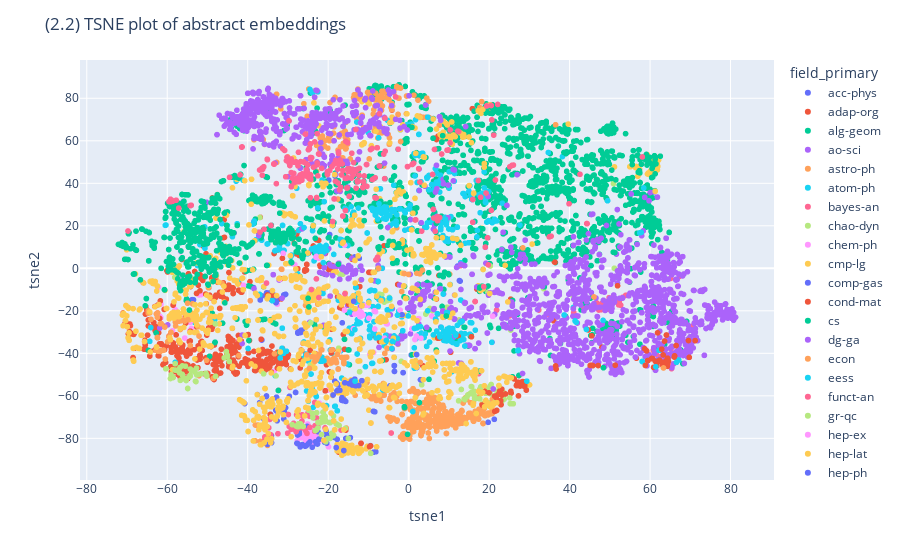

The cell this chart's notebook holds for it:
### Code cell
### sentence encoder to embed every abstract, take averages and plot per primary category

from sentence_transformers import SentenceTransformer
model = SentenceTransformer('all-mpnet-base-v2')

## DEV: alternative make scibert into a sentence encoder
# from transformers import AutoTokenizer, AutoModel
# tokenizer = AutoTokenizer.from_pretrained("allenai/scibert_scivocab_uncased")
# model = AutoModel.from_pretrained("allenai/scibert_scivocab_uncased")
# model = SentenceTransformer(model)

#embed every abstract
abstracts = subset['abstract']
abstract_embeddings = model.encode(abstracts, batch_size=32, show_progress_bar=True)
cats = subset['categories']
cats_primary = [cat.split(" ")[0] for cat in cats]
field_primary = [cat.split(".")[0] for cat in cats_primary]

# plot TSNE of the embeddings
from sklearn.manifold import TSNE
import plotly.express as px
tsne = TSNE(n_components=2, random_state=0)
abstracts_tsne = tsne.fit_transform(abstract_embeddings)
abstracts_tsne_df = pd.DataFrame(abstracts_tsne, columns=['tsne1', 'tsne2'])
abstracts_tsne_df['field_primary'] = field_primary
fig = px.scatter(abstracts_tsne_df, x="tsne1", y="tsne2", color="field_primary")
fig.update_layout(title_text='(2.2) TSNE plot of abstract embeddings')
fig.show()

### Figure 1 — Plotly figure (JSON) as saved in the notebook; plotly's stock layout.template omitted (floating-point values rounded to 4 significant figures; data arrays with more than 128 entries replaced by an {"elided": "..."} marker saying what was removed)
{"data": [{"hovertemplate": "field_primary=acc-phys<br>tsne1=%{x}<br>tsne2=%{y}<extra></extra>", "legendgroup": "acc-phys", "marker": {"color": "#636efa", "symbol": "circle"}, "mode": "markers", "name": "acc-phys", "showlegend": true, "type": "scattergl", "x": [6.768, 2.047, -32.83, -32.93, -35.33, -37.04, -29.64, -32.13, -30.59, -31.79, -27.51, -27.48, -26.96, -35.35, -28.09, 12.65, -34.76, -1.384, -28.1, -26.81, -18.37, -17.94, 12.8, 12.62, -3.518, -3.533, -32.11, -34.3, -32.85, -26.72, -26.46, -26.43, -32.08, -30.96, -33.02, -17.62, -31.02, -1.378, -16.5, -35.98, -37.59, -30.88, -17.44, -34.58, -27.51, -27.54], "xaxis": "x", "y": [-24.17, -46.72, -60.65, -60.88, -60.07, -63.22, -60.22, -67.09, -65.61, -67.27, -30.0, -29.94, -30.21, -60.33, -58.41, -5.818, -63.28, -49.09, -58.42, -30.18, -53.08, -54.0, -6.023, -5.771, -48.51, -48.51, -67.26, -68.71, -67.11, -29.09, -29.28, -29.1, -67.24, -67.35, -66.76, -54.89, -70.87, -49.08, -25.64, -70.92, -59.41, -67.38, -54.87, -63.22, -30.5, -30.49], "yaxis": "y"}, {"hovertemplate": "field_primary=adap-org<br>tsne1=%{x}<br>tsne2=%{y}<extra></extra>", "legendgroup": "adap-org", "marker": {"color": "#EF553B", "symbol": "circle"}, "mode": "markers", "name": "adap-org", "showlegend": true, "type": "scattergl", "x": [33.26, -22.87, -22.42, -51.03, -20.68, -29.89, -27.94, -27.77, -21.97, -25.4, -22.36, -28.12, -20.69, -46.02, -22.99, -45.77, -19.49, -22.13, -17.67, -46.15, -45.87, -4.146, -18.92, -24.89, 0.2964, -46.02, -23.69, -36.88, -28.88, -1.233, -25.82, -16.65, -29.01, -18.0, 12.56, -6.142, -18.87, -18.86, -25.47, -19.85, -48.79, -12.64, 15.84, 25.37, -25.83, -27.74, 0.7941, -31.17, 0.9327, -41.46], "xaxis": "x", "y": [18.69, 13.37, 9.946, 18.15, 7.041, 16.89, 6.785, 7.071, 9.391, -0.8047, 13.15, -3.471, 6.998, 14.39, 13.57, 14.56, -13.09, 9.225, -13.41, 22.84, 22.85, 74.42, 1.322, 7.181, 68.13, 22.99, 10.52, 24.0, 14.34, 11.57, -0.7092, -2.618, 14.99, 70.62, 12.01, 10.59, -0.5202, -38.39, -0.9078, -0.6042, 33.11, -55.38, 75.13, -14.52, -1.33, 16.85, 66.91, 7.095, 66.7, -10.5], "yaxis": "y"}, {"hovertemplate": "field_primary=alg-geom<br>tsne1=%{x}<br>tsne2=%{y}<extra></extra>", "legendgroup": "alg-geom", "marker": {"color": "#00cc96", "symbol": "circle"}, "mode": "markers", "name": "alg-geom", "showlegend": true, "type": "scattergl", "x": [45.27, 51.59, 38.66, 45.45, 55.89, 37.72, 53.97, 49.39, 60.74, 45.73, 48.0, 69.1, 65.37, 46.82, 50.56, 48.96, 48.99, 63.66, 53.77, 65.56, 60.8, 55.86, 49.46, 49.86, 49.05, 45.64, 48.49, 48.49, 48.03, 57.47, 53.88, 49.88, 54.48, 49.95, 51.29, 53.63, 48.1, 35.26, 52.06, 64.28, 35.1, 51.59, 25.81, 45.53, 19.75, 50.71, 60.82, 52.22, 52.48, 49.05], "xaxis": "x", "y": [-31.63, -29.2, -38.58, -31.61, -27.63, -35.42, -31.49, -27.89, -27.33, -28.27, -30.3, -24.97, -20.17, -29.68, -28.02, -25.83, -25.91, -25.61, -31.13, -24.5, -22.68, -32.05, -34.74, -33.31, -29.84, -31.3, -27.61, -37.25, -29.85, -35.71, -31.08, -32.91, -34.8, -27.58, -32.27, -31.28, -27.73, -40.99, -25.75, -25.41, -33.08, -26.03, -51.06, -34.96, -8.332, -29.45, -17.76, -4.801, -27.2, -25.97], "yaxis": "y"}, {"hovertemplate": "field_primary=ao-sci<br>tsne1=%{x}<br>tsne2=%{y}<extra></extra>", "legendgroup": "ao-sci", "marker": {"color": "#ab63fa", "symbol": "circle"}, "mode": "markers", "name": "ao-sci", "showlegend": true, "type": "scattergl", "x": [-21.63, -21.57, -17.28, -21.38, -22.39, -22.37, -22.43, -24.6, -19.53, -29.0, -15.15, -21.48, -36.69], "xaxis": "x", "y": [-11.12, -10.79, -13.22, -10.62, -16.6, -9.842, -11.67, -12.87, -13.11, 2.445, -17.41, -10.57, -4.729], "yaxis": "y"}, {"hovertemplate": "field_primary=astro-ph<br>tsne1=%{x}<br>tsne2=%{y}<extra></extra>", "legendgroup": "astro-ph", "marker": {"color": "#FFA15A", "symbol": "circle"}, "mode": "markers", "name": "astro-ph", "showlegend": true, "type": "scattergl", "x": {"elided": "350 float values"}, "xaxis": "x", "y": {"elided": "350 float values"}, "yaxis": "y"}, {"hovertemplate": "field_primary=atom-ph<br>tsne1=%{x}<br>tsne2=%{y}<extra></extra>", "legendgroup": "atom-ph", "marker": {"color": "#19d3f3", "symbol": "circle"}, "mode": "markers", "name": "atom-ph", "showlegend": true, "type": "scattergl", "x": [-18.38, -54.53, -20.66, -23.73, -21.95, -20.4, -19.48, -21.48, -24.9, -24.99, -10.74, -48.23, -9.164, -8.965, -16.89, -23.28, -23.93, -23.93, -25.68, 38.23, -24.93, -26.46, -23.19, -22.45, -20.36, -5.724, -17.77, -16.64, -23.44, -53.19, -19.12, -25.29, 1.427, 1.025, -25.57, -24.35, -25.34, -24.26, -21.51, -17.71, -25.37, -22.93, -18.23, 2.25, -24.85, -21.82, -26.57, -33.14, -23.35, -33.13], "xaxis": "x", "y": [-64.94, -24.21, -66.02, -65.43, -43.75, -64.6, -38.42, -43.7, -40.88, -43.59, -46.29, -24.32, -44.76, -44.69, -38.85, -43.63, -56.84, -56.97, -41.69, 52.58, -62.57, -42.59, -59.46, -42.6, -44.78, -34.72, -67.03, -51.65, -26.23, -25.45, -39.97, -42.2, -47.04, -67.37, -40.33, -49.74, -31.42, -49.75, -41.89, -67.04, -57.72, -60.34, -64.88, -44.93, -42.91, -42.79, -42.59, -50.58, -43.74, -40.99], "yaxis": "y"}, {"hovertemplate": "field_primary=bayes-an<br>tsne1=%{x}<br>tsne2=%{y}<extra></extra>", "legendgroup": "bayes-an", "marker": {"color": "#FF6692", "symbol": "circle"}, "mode": "markers", "name": "bayes-an", "showlegend": true, "type": "scattergl", "x": [-25.54, -24.92, -24.66, 17.41, -27.55, -15.83, -24.4, -24.77, -32.88, -24.68, -20.73], "xaxis": "x", "y": [50.8, 55.75, 56.25, -49.57, 42.45, 43.97, 52.14, 56.09, 39.85, 56.7, 43.93], "yaxis": "y"}, {"hovertemplate": "field_primary=chao-dyn<br>tsne1=%{x}<br>tsne2=%{y}<extra></extra>", "legendgroup": "chao-dyn", "marker": {"color": "#B6E880", "symbol": "circle"}, "mode": "markers", "name": "chao-dyn", "showlegend": true, "type": "scattergl", "x": [-40.37, 33.55, 5.321, 5.255, 5.911, -7.501, -17.07, -12.74, -7.288, 51.11, 12.55, -15.58, -4.817, -14.54, -12.95, 18.03, 9.539, -14.12, -4.659, -8.858, 4.253, -7.271, 4.412, -5.361, -24.47, 4.523, 4.427, -16.36, 40.87, -6.063, 50.91, 25.36, 0.8904, 6.855, -7.541, 9.636, -58.13, 8.306, 7.145, 12.73, 10.56, -48.12, -6.663, -9.653, 7.3, -4.83, -3.572, 8.665, -20.79, -36.96], "xaxis": "x", "y": [-31.63, -9.566, -19.05, -18.89, -19.89, -13.69, -2.833, -8.766, -12.37, 0.02088, -24.26, -14.32, -13.72, -19.96, 4.771, -23.19, -18.32, 5.245, -14.88, -18.0, -21.54, -12.17, -20.99, -15.24, -45.51, -20.72, -20.91, -2.767, -12.87, -15.91, 39.84, -29.07, -15.27, -24.55, -18.14, -18.35, -4.237, 38.89, -21.52, -25.91, -22.5, 15.91, -12.39, -40.56, -21.67, -14.34, -27.67, -21.62, 9.226, 23.91], "yaxis": "y"}, {"hovertemplate": "field_primary=chem-ph<br>tsne1=%{x}<br>tsne2=%{y}<extra></extra>", "legendgroup": "chem-ph", "marker": {"color": "#FF97FF", "symbol": "circle"}, "mode": "markers", "name": "chem-ph", "showlegend": true, "type": "scattergl", "x": [-32.66, -61.58, -22.22, -54.64, -53.61, -51.89, -61.87, -58.71, -55.65, -51.92, -52.0, -58.44, -61.9, -28.61, -58.14, -51.62, -55.52, 5.756, -54.0, -52.07, -17.31, -54.38, -58.47, -56.68, -54.15, -33.46, -58.16, -8.734, -62.17, -56.92, -36.6, 22.47, -55.98, -54.86, -20.08, -47.7, -62.39, -49.37, -49.3, -57.94, -49.44, -52.1, -61.59, -61.69, -56.72, -53.45, -42.28, -56.27, -56.62, -54.32], "xaxis": "x", "y": [-16.89, -16.83, -63.4, -22.64, -23.88, -12.03, -22.56, -29.39, -32.82, -12.12, -12.04, -16.85, -22.54, 40.62, -19.78, -12.4, -21.85, -22.45, -28.33, -12.07, -38.99, -29.39, -17.42, 7.902, -21.27, -48.56, -21.29, -39.58, -8.838, -9.212, -33.85, -11.59, -6.052, -15.7, -57.33, -12.81, -20.89, -23.03, -23.05, -19.58, -24.5, -12.53, -23.23, -23.17, -28.54, -17.01, -34.19, -4.339, -9.201, -25.44], "yaxis": "y"}, {"hovertemplate": "field_primary=cmp-lg<br>tsne1=%{x}<br>tsne2=%{y}<extra></extra>", "legendgroup": "cmp-lg", "marker": {"color": "#FECB52", "symbol": "circle"}, "mode": "markers", "name": "cmp-lg", "showlegend": true, "type": "scattergl", "x": [61.19, -4.406, 61.23, 60.79, 56.95, -8.009, 60.83, 60.91, 59.36, 59.64, 60.93, 62.43, 56.59, -2.82, 60.27, 61.5, 61.67, 61.13, 59.29, 60.9, 56.66, 54.96, 18.2, 55.19, 56.91, 56.65, 62.1, -7.747, 60.89, 60.2, 61.82, 57.4, 61.02, 61.78, 57.23, 61.93, 61.73, -3.42, 59.57, 59.13, 60.11, 51.15, -3.469, 61.27, 59.92, -4.663, 56.38, 28.97, -7.216, 55.13], "xaxis": "x", "y": [46.46, 12.42, 46.53, 45.03, 43.33, 22.17, 45.18, 47.16, 44.38, 44.33, 44.9, 52.66, 47.92, 34.46, 46.01, 49.76, 49.52, 50.04, 53.54, 50.07, 47.69, 47.81, 18.84, 47.97, 47.05, 47.49, 50.95, 32.63, 51.96, 51.03, 46.29, 46.61, 48.1, 49.01, 44.16, 47.97, 47.85, 32.51, 44.86, 53.4, 45.82, 47.71, 32.46, 47.97, 50.97, 29.41, 47.42, 59.83, 32.78, 47.82], "yaxis": "y"}, {"hovertemplate": "field_primary=comp-gas<br>tsne1=%{x}<br>tsne2=%{y}<extra></extra>", "legendgroup": "comp-gas", "marker": {"color": "#636efa", "symbol": "circle"}, "mode": "markers", "name": "comp-gas", "showlegend": true, "type": "scattergl", "x": [-12.89, -13.45, -24.01, -35.67, -53.9, -34.39, -36.57, -33.03, -34.93, 12.16, -36.89, -34.29, -12.27, -19.64, -34.63, -4.656, -9.899, -24.21, -34.29, -34.65, -20.77, -38.56, -38.55, -32.96, -53.8, -33.96, -30.58, -34.23, -32.43, -30.75, -34.17, -53.47, -34.88, -50.67, -35.68, -34.16, -34.56, -34.41, -19.85, -19.85, -32.46, -33.06, -33.69, 12.15, -36.48, -31.04, -35.31, -37.35, -36.87, -18.3], "xaxis": "x", "y": [5.157, 5.342, 63.17, -12.95, -14.88, -13.75, -12.93, -16.09, -13.5, 0.819, -14.9, -12.98, 4.724, 15.89, -12.73, -55.31, -15.83, 8.201, -13.04, -12.69, -2.843, -9.143, -9.063, -16.2, -14.73, -13.55, -12.23, -13.67, -14.67, -12.41, -14.69, -14.83, -12.33, 9.719, -12.97, -13.29, -11.67, -11.42, 41.51, 41.51, -14.65, -13.61, -12.24, 1.048, -33.74, -12.53, -11.56, 16.95, -14.81, 43.42], "yaxis": "y"}, {"hovertemplate": "field_primary=cond-mat<br>tsne1=%{x}<br>tsne2=%{y}<extra></extra>", "legendgroup": "cond-mat", "marker": {"color": "#EF553B", "symbol": "circle"}, "mode": "markers", "name": "cond-mat", "showlegend": true, "type": "scattergl", "x": {"elided": "500 float values"}, "xaxis": "x", "y": {"elided": "500 float values"}, "yaxis": "y"}, {"hovertemplate": "field_primary=cs<br>tsne1=%{x}<br>tsne2=%{y}<extra></extra>", "legendgroup": "cs", "marker": {"color": "#00cc96", "symbol": "circle"}, "mode": "markers", "name": "cs", "showlegend": true, "type": "scattergl", "x": {"elided": "2000 float values"}, "xaxis": "x", "y": {"elided": "2000 float values"}, "yaxis": "y"}, {"hovertemplate": "field_primary=dg-ga<br>tsne1=%{x}<br>tsne2=%{y}<extra></extra>", "legendgroup": "dg-ga", "marker": {"color": "#ab63fa", "symbol": "circle"}, "mode": "markers", "name": "dg-ga", "showlegend": true, "type": "scattergl", "x": [18.79, 48.74, 39.76, 33.37, 36.04, 43.18, 42.53, 35.08, 30.18, 39.2, 39.56, 47.49, 48.93, 48.66, 42.44, 41.12, 60.42, 40.91, 32.77, 32.66, 34.13, 44.87, 39.06, 29.63, 56.35, 33.47, 34.85, 37.62, 37.31, 29.7, 11.42, 43.21, 35.03, 30.88, 36.73, 20.96, 38.76, 30.85, 59.21, 30.55, 31.18, 29.03, 70.72, 32.28, 44.71, 44.63, 44.76, 44.48, 31.56, 32.21], "xaxis": "x", "y": [-20.81, -46.14, -35.76, -34.15, -28.96, -40.6, -38.63, -34.02, -33.5, -43.5, -33.65, -35.22, -33.85, -33.92, -38.57, -43.25, -8.286, -43.02, -30.28, -30.39, -28.39, -47.55, -43.89, -32.14, -41.76, -34.06, -36.56, -35.45, -34.14, -30.75, -23.84, -40.49, -36.61, -35.19, -37.77, -22.46, -30.85, -35.2, -41.38, -36.63, -34.57, -35.23, -37.45, -36.95, -41.32, -41.25, -41.32, -41.48, -38.74, -39.32], "yaxis": "y"}, {"hovertemplate": "field_primary=econ<br>tsne1=%{x}<br>tsne2=%{y}<extra></extra>", "legendgroup": "econ", "marker": {"color": "#FFA15A", "symbol": "circle"}, "mode": "markers", "name": "econ", "showlegend": true, "type": "scattergl", "x": {"elided": "150 float values"}, "xaxis": "x", "y": {"elided": "150 float values"}, "yaxis": "y"}, {"hovertemplate": "field_primary=eess<br>tsne1=%{x}<br>tsne2=%{y}<extra></extra>", "legendgroup": "eess", "marker": {"color": "#19d3f3", "symbol": "circle"}, "mode": "markers", "name": "eess", "showlegend": true, "type": "scattergl", "x": {"elided": "200 float values"}, "xaxis": "x", "y": {"elided": "200 float values"}, "yaxis": "y"}, {"hovertemplate": "field_primary=funct-an<br>tsne1=%{x}<br>tsne2=%{y}<extra></extra>", "legendgroup": "funct-an", "marker": {"color": "#FF6692", "symbol": "circle"}, "mode": "markers", "name": "funct-an", "showlegend": true, "type": "scattergl", "x": [16.49, 21.85, 60.78, 67.31, 16.55, 49.48, 32.34, 43.5, 52.35, 46.86, 48.61, 47.78, 65.18, 46.8, 46.56, 54.14, 53.93, 53.21, 65.33, 65.39, 65.11, 49.82, 52.19, 48.19, 50.34, 41.04, 46.85, 47.26, 62.53, 62.51, 49.39, 52.63, 52.7, 3.223, 70.78, 65.6, 48.35, 68.19, 50.4, 65.48, 25.07, 25.05, 65.12, 34.82, 64.49, 61.52, 12.98, 41.26, 43.58, 41.03], "xaxis": "x", "y": [-15.61, -19.66, -38.59, -3.817, -15.62, -19.17, -19.66, -18.27, -15.48, -16.42, -15.9, -19.54, -38.11, -17.05, -16.81, -12.64, -12.74, -13.63, -47.21, -47.01, -4.763, -13.82, -17.21, -16.2, -18.59, -20.9, -17.08, -19.61, -41.7, -41.55, -16.74, -17.33, -17.34, 17.5, -26.86, -45.34, -17.05, -44.79, -14.27, -45.21, -22.35, -22.2, -10.36, -21.79, -45.02, -40.37, 1.304, -22.5, -18.2, -20.86], "yaxis": "y"}, {"hovertemplate": "field_primary=gr-qc<br>tsne1=%{x}<br>tsne2=%{y}<extra></extra>", "legendgroup": "gr-qc", "marker": {"color": "#B6E880", "symbol": "circle"}, "mode": "markers", "name": "gr-qc", "showlegend": true, "type": "scattergl", "x": [25.46, 12.42, 23.18, 19.45, 17.92, 15.25, 25.23, 17.65, 20.32, 25.99, 18.57, 19.59, 22.58, 19.97, 15.59, 19.03, 14.7, 21.0, 21.74, 15.56, 19.72, 14.5, -0.4168, 16.33, 16.39, 23.68, 16.72, 17.83, 16.3, 23.72, 13.98, 15.67, 22.41, 21.97, 23.36, 19.16, 20.5, 13.78, 23.08, 19.43, 19.69, 20.24, 25.33, 13.09, 17.65, 20.28, 19.21, 23.67, 20.28, 3.236], "xaxis": "x", "y": [-63.68, -62.35, -56.89, -56.58, -55.79, -58.98, -63.68, -57.0, -59.11, -63.73, -63.6, -56.42, -55.88, -64.81, -58.46, -58.75, -59.64, -56.89, -62.36, -55.64, -11.29, -60.47, 8.579, -60.01, -61.31, -61.44, -61.28, -56.37, -57.86, -61.6, -61.77, -55.73, -55.19, -57.89, -60.1, -64.22, -54.66, -61.52, -62.82, -56.67, -63.17, -55.43, -63.7, -57.01, -61.41, -55.54, -58.8, -58.6, 1.096, -54.81], "yaxis": "y"}, {"hovertemplate": "field_primary=hep-ex<br>tsne1=%{x}<br>tsne2=%{y}<extra></extra>", "legendgroup": "hep-ex", "marker": {"color": "#FF97FF", "symbol": "circle"}, "mode": "markers", "name": "hep-ex", "showlegend": true, "type": "scattergl", "x": [-24.64, -23.89, -35.22, -22.25, -23.5, -34.14, -23.41, -23.46, -25.61, -26.72, -23.43, -26.19, -24.39, -27.67, -23.89, -23.28, -23.3, -23.75, -22.05, -21.72, -25.54, -24.99, -34.44, -23.87, -20.67, -27.68, -23.37, -22.61, -24.66, -20.58, -27.77, -24.11, -24.14, -23.96, -27.06, -24.93, -24.84, -25.3, -26.34, -25.06, -19.92, -25.07, -26.25, -24.0, -23.54, -24.49, -25.74, -24.28, -25.11, -23.74], "xaxis": "x", "y": [-80.86, -82.91, -81.07, -81.35, -79.22, -81.65, -81.6, -81.56, -81.05, -79.77, -79.26, -78.33, -77.06, -81.03, -82.8, -74.1, -74.23, -81.61, -78.65, -72.54, -75.43, -81.4, -81.32, -75.55, -75.67, -81.77, -78.8, -79.17, -81.38, -75.91, -82.4, -81.05, -80.95, -83.92, -76.13, -79.43, -79.41, -76.66, -79.51, -73.49, -83.99, -78.66, -79.01, -80.75, -82.14, -78.63, -75.38, -75.26, -73.25, -80.27], "yaxis": "y"}, {"hovertemplate": "field_primary=hep-lat<br>tsne1=%{x}<br>tsne2=%{y}<extra></extra>", "legendgroup": "hep-lat", "marker": {"color": "#FECB52", "symbol": "circle"}, "mode": "markers", "name": "hep-lat", "showlegend": true, "type": "scattergl", "x": [-36.59, -12.45, -17.31, 17.31, -14.38, -17.4, 10.17, -13.32, -16.21, -17.77, -14.28, -12.42, -14.85, -17.78, -14.51, -16.61, -10.61, -14.28, -15.54, 29.87, -12.23, -2.635, -15.07, -16.24, -14.88, -10.58, -16.81, -16.51, -15.69, -16.19, -16.66, -15.47, -12.8, -12.0, -16.27, -52.61, -15.22, 30.05, -16.28, -9.321, -11.98, -14.11, -16.12, -16.09, -11.78, -16.16, -12.71, -14.64, -13.86, -10.28], "xaxis": "x", "y": [-48.41, -84.69, -83.29, -8.229, -85.73, -83.29, -31.78, -85.42, -83.97, -85.9, -83.47, -87.09, -86.5, -82.88, -83.47, -87.96, -84.91, -85.79, -82.99, -54.88, -86.83, -35.78, -86.86, -84.27, -84.93, -84.95, -86.52, -82.27, -83.15, -83.72, -84.63, -85.07, -84.37, -84.7, -82.46, -19.66, -85.1, -54.83, -86.75, -86.75, -85.72, -83.28, -84.49, -87.3, -85.92, -85.71, -84.44, -84.81, -87.01, -83.75], "yaxis": "y"}, {"hovertemplate": "field_primary=hep-ph<br>tsne1=%{x}<br>tsne2=%{y}<extra></extra>", "legendgroup": "hep-ph", "marker": {"color": "#636efa", "symbol": "circle"}, "mode": "markers", "name": "hep-ph", "showlegend": true, "type": "scattergl", "x": [-27.17, -22.16, -18.51, -40.75, -35.08, -20.48, -34.1, -22.3, -23.97, -25.2, -14.49, -14.69, -20.88, 3.153, -23.12, 21.29, -20.37, -22.78, -27.54, -24.93, -26.41, -15.63, -32.7, -22.53, -27.61, 0.6284, -8.694, -16.11, -3.602, -26.95, -34.08, -20.51, -34.11, -24.53, -22.66, -18.01, -25.71, 2.936, 19.77, -9.482, -25.43, -20.22, -22.91, -3.545, -27.77, -8.153, -17.76, -27.19, -27.75, -19.61], "xaxis": "x", "y": [-77.88, -80.38, -79.58, -63.66, -82.82, -78.41, -78.64, -80.36, -84.18, -74.38, -79.67, -79.85, -81.82, -52.47, -81.61, -71.06, -82.26, -75.58, -82.57, -82.51, -82.94, -80.04, -71.75, -76.88, -78.43, -40.81, -86.52, -85.75, -45.83, -84.03, -82.11, -76.38, -81.91, -81.69, -82.68, -84.34, -83.7, -52.43, -72.46, -83.43, -83.41, -78.45, -82.53, -45.78, -82.28, -86.32, -80.45, -76.87, -75.03, -48.79], "yaxis": "y"}, {"hovertemplate": "field_primary=hep-th<br>tsne1=%{x}<br>tsne2=%{y}<extra></extra>", "legendgroup": "hep-th", "marker": {"color": "#EF553B", "symbol": "circle"}, "mode": "markers", "name": "hep-th", "showlegend": true, "type": "scattergl", "x": [28.08, 48.05, 35.42, 27.14, 10.44, 22.87, 26.22, 25.08, 28.87, 25.41, 22.96, 28.51, 21.89, 56.6, 25.48, -9.717, 26.84, -11.85, 28.56, 18.91, 28.36, 21.35, 21.75, 1.407, 29.25, 29.24, 45.49, 22.6, 25.4, -15.61, 29.05, 23.14, 27.29, -9.459, 36.02, 24.08, -5.609, 21.41, 18.26, 22.88, 26.79, 19.99, 22.23, 27.69, -19.7, 27.43, 23.14, 27.28, 28.55, 23.23], "xaxis": "x", "y": [-53.52, -37.2, -47.04, -53.55, -39.51, -63.83, -52.05, -51.4, -55.17, -58.01, -64.18, -55.21, -66.82, -42.29, -58.71, -83.93, -54.84, -82.32, -55.39, -57.94, -53.3, -60.1, -60.83, -44.05, -57.28, -57.31, -31.77, -57.81, -57.86, -76.15, -53.36, -56.89, -60.04, -83.56, -24.7, -59.12, -42.98, -67.31, -64.32, -62.24, -55.2, -58.59, -59.42, -55.39, -48.75, -50.48, -59.65, -55.14, -55.29, -59.54], "yaxis": "y"}, {"hovertemplate": "field_primary=math-ph<br>tsne1=%{x}<br>tsne2=%{y}<extra></extra>", "legendgroup": "math-ph", "marker": {"color": "#00cc96", "symbol": "circle"}, "mode": "markers", "name": "math-ph", "showlegend": true, "type": "scattergl", "x": [4.298, 68.16, 27.41, 48.4, -39.7, -14.84, 6.356, -7.727, -7.625, 45.21, -19.87, -32.04, 63.53, -6.498, 44.22, 15.52, 28.87, -21.55, 26.21, -14.72, 20.17, -7.667, 0.8507, 11.59, -23.46, 27.02, 6.847, -49.49, 44.36, -8.476, 17.64, 2.469, 25.82, -15.01, 24.12, -3.168, 15.37, 8.307, 6.962, 43.6, 62.04, 14.88, 46.01, 22.36, 4.535, -1.801, -21.36, 67.57, 20.36, 4.473], "xaxis": "x", "y": [-28.37, -44.89, -50.39, -46.78, -34.0, -38.42, -43.7, -6.174, -6.232, -14.03, 2.27, -39.44, -38.41, -43.35, -16.34, -31.53, -9.961, -2.341, -27.24, -45.39, -26.78, -0.2725, -40.67, -33.48, -26.29, -21.65, -38.44, -41.42, -16.53, -5.852, -48.35, -27.17, -15.1, -38.42, -26.74, -34.76, -32.04, -17.92, -39.24, -16.39, -43.95, -36.6, 12.4, -28.25, -28.9, -31.42, -27.39, -38.34, -27.87, -36.73], "yaxis": "y"}, {"hovertemplate": "field_primary=math<br>tsne1=%{x}<br>tsne2=%{y}<extra></extra>", "legendgroup": "math", "marker": {"color": "#ab63fa", "symbol": "circle"}, "mode": "markers", "name": "math", "showlegend": true, "type": "scattergl", "x": {"elided": "1500 float values"}, "xaxis": "x", "y": {"elided": "1500 float values"}, "yaxis": "y"}, {"hovertemplate": "field_primary=mtrl-th<br>tsne1=%{x}<br>tsne2=%{y}<extra></extra>", "legendgroup": "mtrl-th", "marker": {"color": "#FFA15A", "symbol": "circle"}, "mode": "markers", "name": "mtrl-th", "showlegend": true, "type": "scattergl", "x": [-59.36, -61.51, -59.09, -54.28, -61.01, -61.44, -54.28, -62.39, -55.62, -62.34, -54.27, -56.64, -62.68, -56.74, -55.85, -64.71, -61.73, -39.38, -56.75, -64.34, -62.45, -57.16, -50.22, -49.74, -52.33, -59.06, -62.1, -61.72, -57.92, -60.9, -46.41, -57.12, -54.95, -64.72, -58.45, -48.37, -62.69, -53.71, -62.46, -59.55, -60.59, -64.04, -59.9, -32.14, -62.82, -57.96, -60.48, -61.84, -60.46, -59.61], "xaxis": "x", "y": [-33.54, -26.03, -30.09, -36.31, -38.6, -38.55, -20.61, -20.97, -24.85, -39.01, -36.35, -24.71, -21.41, -24.74, -24.21, -21.08, -39.12, -15.25, -28.78, -20.94, -32.54, -24.92, -43.27, -9.137, -27.45, -30.11, -38.76, -26.06, -27.11, -38.47, -6.961, -34.28, -16.42, -20.03, -20.76, -15.64, -21.48, -16.69, -23.07, -32.38, -27.64, -23.99, -34.56, -4.717, -38.54, -25.33, -42.72, -38.91, -42.71, -32.18], "yaxis": "y"}, {"hovertemplate": "field_primary=nlin<br>tsne1=%{x}<br>tsne2=%{y}<extra></extra>", "legendgroup": "nlin", "marker": {"color": "#19d3f3", "symbol": "circle"}, "mode": "markers", "name": "nlin", "showlegend": true, "type": "scattergl", "x": {"elided": "250 float values"}, "xaxis": "x", "y": {"elided": "250 float values"}, "yaxis": "y"}, {"hovertemplate": "field_primary=nucl-ex<br>tsne1=%{x}<br>tsne2=%{y}<extra></extra>", "legendgroup": "nucl-ex", "marker": {"color": "#FF6692", "symbol": "circle"}, "mode": "markers", "name": "nucl-ex", "showlegend": true, "type": "scattergl", "x": [-28.82, -28.94, -25.16, -34.27, -23.98, -26.51, -22.9, -35.67, -22.54, -30.07, -26.46, -29.19, -35.75, -26.47, -27.78, -25.01, -23.69, -16.81, -30.02, -29.48, -20.78, -32.49, -23.36, -28.65, -29.68, -34.47, -35.74, -23.34, -24.56, -34.77, -24.59, -26.18, -34.54, -28.02, -28.59, -27.34, -29.47, -28.57, -28.18, -26.56, -27.25, -27.53, -25.26, -27.75, -27.97, -29.89, -23.25, -27.85, -25.03, -25.65], "xaxis": "x", "y": [-74.88, -74.94, -68.77, -78.35, -68.24, -71.91, -70.36, -80.46, -74.69, -77.58, -68.93, -75.75, -80.56, -69.25, -73.68, -68.04, -70.4, -76.08, -77.61, -56.04, -75.07, -77.83, -76.64, -73.95, -74.4, -78.17, -79.28, -63.09, -74.83, -75.03, -69.65, -69.26, -71.11, -76.47, -72.93, -75.18, -74.28, -75.52, -75.37, -74.92, -69.1, -68.9, -77.68, -73.69, -76.85, -68.8, -74.02, -68.9, -68.68, -76.27], "yaxis": "y"}, {"hovertemplate": "field_primary=nucl-th<br>tsne1=%{x}<br>tsne2=%{y}<extra></extra>", "legendgroup": "nucl-th", "marker": {"color": "#B6E880", "symbol": "circle"}, "mode": "markers", "name": "nucl-th", "showlegend": true, "type": "scattergl", "x": [-24.87, 25.14, -17.39, -20.1, -21.55, -23.83, -18.77, 2.15, -22.53, -21.66, -20.67, -21.54, -15.72, -26.23, -17.28, -22.56, -19.48, -20.76, -18.67, -21.3, -21.24, -21.86, -27.97, -17.87, -12.19, -27.26, -19.78, -27.4, -18.83, -19.12, -20.89, -14.99, -32.96, -27.56, -23.21, -23.92, -36.05, -22.91, -18.68, -26.89, -55.19, -22.87, -27.1, -28.96, -20.61, -1.852, -18.0, -21.57, -18.74, -19.53], "xaxis": "x", "y": [-66.76, -60.98, -37.59, -80.09, -72.18, -70.21, -78.41, -44.44, -72.48, -78.2, -71.42, -70.23, -75.33, -74.42, -73.93, -75.16, -72.64, -69.67, -78.52, -67.73, -67.78, -72.58, -74.21, -73.32, -48.65, -74.42, -72.55, -73.16, -71.99, -77.65, -72.18, -80.03, -50.61, -74.56, -76.37, -68.35, -49.66, -76.04, -69.45, -73.18, -21.85, -67.94, -73.48, -73.54, -81.63, -43.76, -73.19, -70.36, -78.79, -80.06], "yaxis": "y"}, {"hovertemplate": "field_primary=patt-sol<br>tsne1=%{x}<br>tsne2=%{y}<extra></extra>", "legendgroup": "patt-sol", "marker": {"color": "#FF97FF", "symbol": "circle"}, "mode": "markers", "name": "patt-sol", "showlegend": true, "type": "scattergl", "x": [-2.159, -28.28, -11.57, -22.88, -50.25, -22.37, -23.07, -22.92, -11.48, -11.79, -56.4, -11.34, 0.8165, -5.773, -10.05, -10.65, 1.924, -11.85, -15.93, -41.05, -2.119, -13.73, -5.344, -38.89, 1.925, 20.85, -8.524, -8.24, -11.86, 1.555, -31.19, 2.329, 20.89, -32.09, -5.993, 4.084, 2.553, -9.888, 0.8818, -12.43, -12.12, -5.557, -12.5, 3.054, -11.31, -8.412, -15.93, -13.38, -9.606, -11.34], "xaxis": "x", "y": [-19.72, 1.675, -17.56, 5.549, -50.35, 4.697, 5.268, 5.568, -21.77, -20.7, -3.232, -17.37, -28.55, -33.81, -17.4, -17.36, -31.86, -21.06, 10.94, -8.002, -19.64, -28.4, -26.19, 11.95, -31.87, -22.53, -19.99, -20.39, -22.6, -33.5, 7.101, -23.75, -22.55, -5.128, -32.87, -30.86, -23.66, -23.46, -28.37, -20.73, -22.71, -25.96, -19.82, -32.91, -21.98, -28.55, -19.68, -21.5, -40.54, -21.89], "yaxis": "y"}, {"hovertemplate": "field_primary=physics<br>tsne1=%{x}<br>tsne2=%{y}<extra></extra>", "legendgroup": "physics", "marker": {"color": "#FECB52", "symbol": "circle"}, "mode": "markers", "name": "physics", "showlegend": true, "type": "scattergl", "x": {"elided": "1100 float values"}, "xaxis": "x", "y": {"elided": "1100 float values"}, "yaxis": "y"}, {"hovertemplate": "field_primary=plasm-ph<br>tsne1=%{x}<br>tsne2=%{y}<extra></extra>", "legendgroup": "plasm-ph", "marker": {"color": "#636efa", "symbol": "circle"}, "mode": "markers", "name": "plasm-ph", "showlegend": true, "type": "scattergl", "x": [-17.1, -8.402, -14.83, -8.747, -17.81, -8.727, -16.42, -16.12, -16.58, -16.39, -15.96, -16.07, -14.18, -13.39, -16.65, -15.64, -14.06, -13.14, -14.14, -13.4, 1.988, -1.642, -18.78, -15.88, -13.4, -11.64, -12.39, -13.66], "xaxis": "x", "y": [-57.43, -67.51, -54.22, -67.28, -57.65, -67.32, -62.2, -62.08, -60.88, -61.9, -61.99, -62.33, -53.71, -52.16, -62.08, -62.63, -54.89, -55.25, -53.01, -55.08, -40.58, -21.87, -59.61, -53.85, -52.22, -52.88, -55.13, -15.52], "yaxis": "y"}, {"hovertemplate": "field_primary=q-alg<br>tsne1=%{x}<br>tsne2=%{y}<extra></extra>", "legendgroup": "q-alg", "marker": {"color": "#EF553B", "symbol": "circle"}, "mode": "markers", "name": "q-alg", "showlegend": true, "type": "scattergl", "x": [69.55, 61.32, 61.86, 45.4, 45.31, 45.11, 66.01, 61.86, 61.69, 45.78, 64.58, 64.07, 64.08, 60.86, 51.92, 58.66, 44.65, 66.48, 66.1, 51.34, 63.12, 63.31, 60.65, 15.61, 7.671, 71.21, 58.83, 64.28, 63.4, 64.36, 63.25, 62.94, 7.232, 59.5, 60.49, 64.3, 63.6, 36.36, 36.52, 59.4, 47.1, 36.63, 69.75, 64.02, 62.33, 62.36, 12.28, 59.14, 62.89, 60.41], "xaxis": "x", "y": [-33.98, -43.76, -44.15, -45.58, -45.59, -45.72, -41.76, -30.37, -45.95, -45.77, -43.61, -31.4, -31.37, -46.61, -8.222, -37.86, -29.01, -36.33, -41.18, -45.6, -45.56, -45.27, -42.5, -32.22, -32.79, -34.02, -45.72, -46.13, -45.12, -42.27, -40.75, -44.15, -32.86, -43.41, -42.37, -44.9, -34.26, 2.845, -45.94, -43.4, -45.74, -47.4, -41.9, -43.49, -43.29, -43.22, -31.94, -38.85, -38.04, -42.47], "yaxis": "y"}, {"hovertemplate": "field_primary=q-bio<br>tsne1=%{x}<br>tsne2=%{y}<extra></extra>", "legendgroup": "q-bio", "marker": {"color": "#00cc96", "symbol": "circle"}, "mode": "markers", "name": "q-bio", "showlegend": true, "type": "scattergl", "x": {"elided": "500 float values"}, "xaxis": "x", "y": {"elided": "500 float values"}, "yaxis": "y"}, {"hovertemplate": "field_primary=q-fin<br>tsne1=%{x}<br>tsne2=%{y}<extra></extra>", "legendgroup": "q-fin", "marker": {"color": "#ab63fa", "symbol": "circle"}, "mode": "markers", "name": "q-fin", "showlegend": true, "type": "scattergl", "x": {"elided": "450 float values"}, "xaxis": "x", "y": {"elided": "450 float values"}, "yaxis": "y"}, {"hovertemplate": "field_primary=quant-ph<br>tsne1=%{x}<br>tsne2=%{y}<extra></extra>", "legendgroup": "quant-ph", "marker": {"color": "#FFA15A", "symbol": "circle"}, "mode": "markers", "name": "quant-ph", "showlegend": true, "type": "scattergl", "x": [-7.47, -22.9, -23.28, -17.5, -19.0, 2.046, -4.25, -15.96, 3.415, 2.792, -52.1, -54.86, 2.893, -22.18, -33.35, -18.55, -20.25, -5.31, -17.95, -16.68, -24.68, -23.4, -5.927, 63.34, 46.07, 28.39, -42.22, -19.03, -5.927, -25.31, -1.084, -19.17, -20.34, -21.57, -20.04, -16.1, -16.08, -18.53, -24.02, -18.09, -19.29, -18.97, -0.03549, -52.13, -22.55, -17.74, -16.09, -48.55, -16.16, -15.39], "xaxis": "x", "y": [-0.1014, -43.01, -43.74, -47.36, -43.38, -2.358, -37.76, -41.97, -0.8413, -2.61, -31.87, -24.15, -44.28, -40.36, -40.22, -42.34, -42.35, -37.74, -44.41, -41.92, -47.13, -41.77, -40.03, -46.89, -13.48, 9.596, -41.07, -43.05, -40.03, -40.67, -2.452, -44.47, -42.56, -38.37, -43.48, -44.15, -42.06, -42.57, -41.57, -43.23, -38.52, -38.34, -2.874, -50.52, -41.54, -40.54, -44.78, -51.77, -42.81, -41.83], "yaxis": "y"}, {"hovertemplate": "field_primary=solv-int<br>tsne1=%{x}<br>tsne2=%{y}<extra></extra>", "legendgroup": "solv-int", "marker": {"color": "#19d3f3", "symbol": "circle"}, "mode": "markers", "name": "solv-int", "showlegend": true, "type": "scattergl", "x": [10.91, 10.5, 41.36, 29.38, 13.95, -5.525, 13.7, 61.44, 2.378, 27.12, 4.106, 11.68, 11.72, 11.91, -7.421, 10.18, 2.061, 1.437, -4.025, 11.66, 41.46, 44.18, 11.13, 12.83, 9.903, 10.75, 15.66, 15.57, -9.632, 6.144, 7.714, 10.47, 12.12, -0.08413, -13.32, 10.07, 9.549, 10.93, -21.06, 13.46, 11.99, 1.477, 27.27, 7.776, -9.7, -4.178, -2.775, 2.948, -13.36, 7.64], "xaxis": "x", "y": [-34.89, -34.3, -24.72, -53.11, -36.57, -33.92, -33.51, -46.35, -27.41, -38.78, -30.86, -30.77, -35.48, -35.64, -32.53, -28.67, -28.04, -28.26, -34.39, -31.63, -24.99, -28.77, -29.84, -34.02, -29.39, -29.66, -25.67, -25.61, -32.67, -31.34, -31.23, -28.75, -26.83, -22.41, -53.14, -28.12, -28.61, -28.35, -43.52, -33.47, -35.74, -28.27, -38.58, -32.31, -10.67, -37.76, -22.06, -27.47, -28.83, -31.13], "yaxis": "y"}, {"hovertemplate": "field_primary=stat<br>tsne1=%{x}<br>tsne2=%{y}<extra></extra>", "legendgroup": "stat", "marker": {"color": "#FF6692", "symbol": "circle"}, "mode": "markers", "name": "stat", "showlegend": true, "type": "scattergl", "x": {"elided": "250 float values"}, "xaxis": "x", "y": {"elided": "250 float values"}, "yaxis": "y"}, {"hovertemplate": "field_primary=supr-con<br>tsne1=%{x}<br>tsne2=%{y}<extra></extra>", "legendgroup": "supr-con", "marker": {"color": "#B6E880", "symbol": "circle"}, "mode": "markers", "name": "supr-con", "showlegend": true, "type": "scattergl", "x": [-56.83, -45.3, -52.73, -55.48, -58.04, -55.49, -45.85, -52.98, -44.59, -58.52, -56.29, -57.74, -45.12, -57.01, -53.13, -60.28, -56.02, -58.55, -52.13, -52.64, -52.67, -54.53, -47.99, -50.23, -48.03, -55.3, -54.25, -45.05, -59.2, -24.36, -56.94, -52.86, -53.99, -56.25, -50.39, -54.92, -54.29, -54.91, -51.55, -56.76, -55.47, -54.27, -56.25, -56.01, -58.05, -59.04, -50.17, -9.418, -54.33, -60.36], "xaxis": "x", "y": [-46.69, -39.16, -46.94, -52.28, -44.93, -46.06, -42.13, -53.12, -43.82, -51.37, -49.84, -47.94, -40.79, -48.86, -48.83, -47.21, -51.39, -51.38, -49.8, -50.09, -50.17, -51.17, -50.8, -50.26, -26.19, -52.78, -50.64, -41.54, -51.86, -25.56, -49.16, -53.3, -47.95, -45.9, -49.41, -56.51, -50.65, -56.56, -49.56, -52.73, -51.81, -47.4, -50.18, -51.82, -47.87, -50.12, -50.73, -87.08, -50.34, -47.28], "yaxis": "y"}], "layout": {"legend": {"title": {"text": "field_primary"}, "tracegroupgap": 0}, "margin": {"t": 60}, "title": {"text": "(2.2) TSNE plot of abstract embeddings"}, "xaxis": {"anchor": "y", "domain": [0, 1], "title": {"text": "tsne1"}}, "yaxis": {"anchor": "x", "domain": [0, 1], "title": {"text": "tsne2"}}}}
